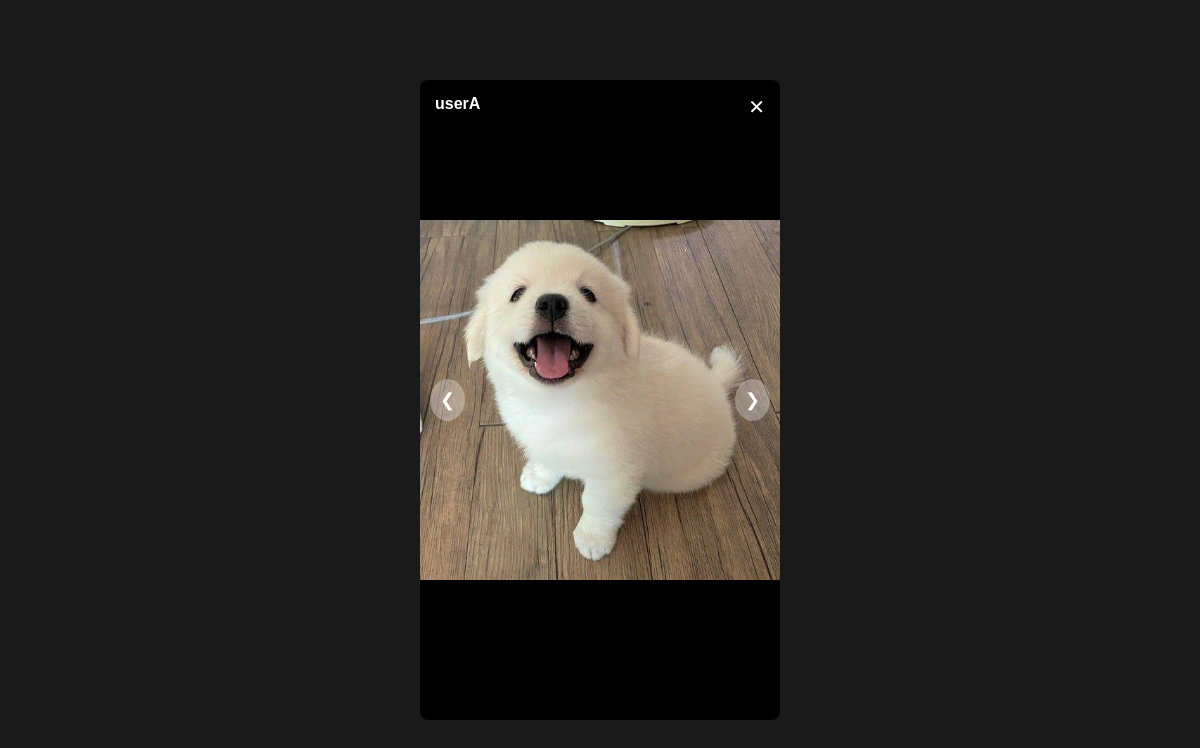
Screenshot of /story/3/ (signed in) with the database file from the repository.
### instagram_clone/models.py (models this page shows, shortened)
class Story(models.Model):
    author = models.ForeignKey(User, on_delete=models.CASCADE, related_name='stories')
    created_at = models.DateTimeField(auto_now_add=True)

class StoryImage(models.Model):
    story = models.ForeignKey(Story, on_delete=models.CASCADE, related_name='images')
    image = models.ImageField(upload_to='stories/')

### instagram_clone/views.py (the view)
# urls.py: path('story/<int:story_id>/', views.story_detail, name='story_detail'),
@login_required
def story_detail(request, story_id):
    story = get_object_or_404(Story, id=story_id)
    return render(request, 'instagram/story_detail.html', {'story': story})

### instagram_clone/templates/instagram/story_detail.html (shortened to what this page needs)
<!DOCTYPE html>
<html lang="ko">
<head>
</head>
<body>
    <div class="story-wrapper">
        <div class="author-tag">{{ story.author.username }}</div>
        <a href="{% url 'feed' %}" class="close-btn">✕</a>
        {% for img_obj in story.images.all %}
            <img src="{{ img_obj.image.url }}" class="story-slide {% if forloop.first %}active{% endif %}" alt="story-img">
        {% endfor %}
        <button class="nav-btn prev" onclick="moveSlide(-1)">❮</button>
        <button class="nav-btn next" onclick="moveSlide(1)">❯</button>
    </div>
</body>
</html>

### instagram_clone/templates/instagram/story_detail.html (style rules this page uses)
body { background: #1a1a1a; color: white; display: flex; flex-direction: column; align-items: center; justify-content: center; height: 100vh; margin: 0; font-family: sans-serif; }
.story-wrapper { position: relative; width: 360px; height: 640px; background: #000; border-radius: 8px; overflow: hidden; display: flex; align-items: center; }
.story-slide { display: none; width: 100%; height: 100%; object-fit: contain; }
.story-slide.active { display: block; }
.nav-btn { position: absolute; top: 50%; transform: translateY(-50%); background: rgba(255,255,255,0.3); border: none; color: white; padding: 10px; cursor: pointer; border-radius: 50%; font-size: 18px; }
.prev { left: 10px; }
.next { right: 10px; }
.close-btn { position: absolute; top: 15px; right: 15px; color: white; text-decoration: none; font-size: 20px; }
.author-tag { position: absolute; top: 15px; left: 15px; font-weight: bold; }

### rows the page displays
Story: author.username "userA"
StoryImage: image (picture)
